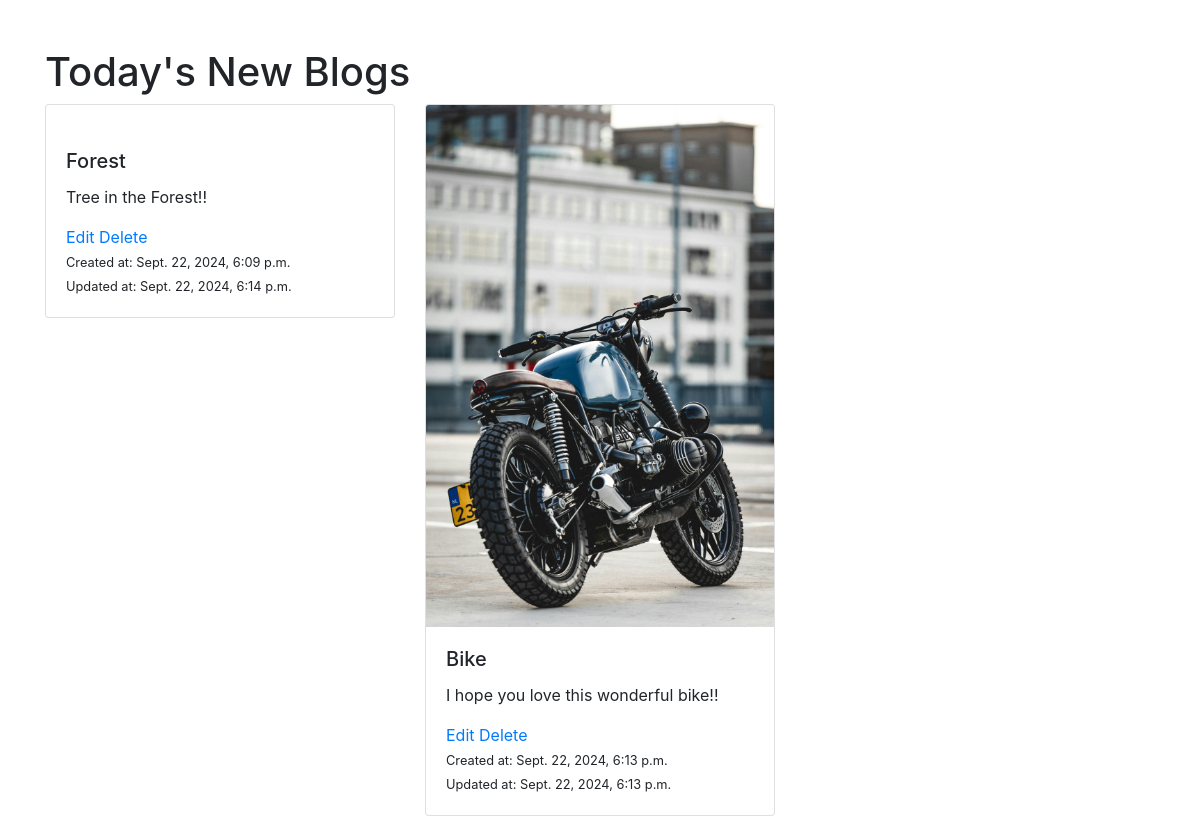
The page / on the database its author committed.
### gallery/models.py (models this page shows, shortened)
class Product(models.Model):
    name = models.CharField(max_length=50)
    description = models.TextField()
    image = models.ImageField(upload_to='products/')
    created_at = models.DateTimeField(auto_now_add=True)
    updated_at = models.DateTimeField(auto_now=True)
    def short_description(self):
        words = self.description.split()
        if len(words) > 50:
            return ' '.join(words[:30]) + '...'
        else:
            return self.description

### gallery/views.py (the view)
# urls.py: path('', views.product_list, name='product_list'),
def product_list(request):
    products = Product.objects.all()
    return render(request, 'gallery/index.html', {'products': products})

### gallery/templates/gallery/index.html (shortened to what this page needs)
<!DOCTYPE html>
<html lang="en">
<head>
	<link rel="stylesheet" href="https://maxcdn.bootstrapcdn.com/bootstrap/4.5.2/css/bootstrap.min.css">
</head>
<body>
	<div class="container mt-5">
		<h1>Today's New Blogs</h1>
		<div class="row">
			{% for product in products %}
				<div class="col-md-4 mb-4">
					<div class="card">
						<a href="{% url 'product_detail' product.pk %}">
							<img src="{{ product.image.url }}" alt="{{ product.created_name }}" class="card-img-top">
						</a>
						<div class="card-body">
							<h5 class="card-title">{{ product.name }}</h5>
							<p class="card-text">{{ product.short_description }}</p>
							<a href="{% url 'edit_product' product.pk %}">Edit</a>
							<a href="{% url 'delete_product' product.pk %}">Delete</a> <br>
							<small class="card-text">Created at: {{ product.created_at }}</small> <br>
							<small class="card-text">Updated at: {{ product.updated_at }}</small>
						</div>
					</div>
				</div>
			{% endfor %}
		</div>
	</div>
</body>
</html>

### rows shown on the page
Product: name "Forest", short_description "Tree in the Forest!!", created_at "Sept. 22, 2024, 6:09 p.m.", updated_at "Sept. 22, 2024, 6:14 p.m."
Product: image (picture), name "Bike", short_description "I hope you love this wonderful bike!!", created_at "Sept. 22, 2024, 6:13 p.m.", updated_at "Sept. 22, 2024, 6:13 p.m."
